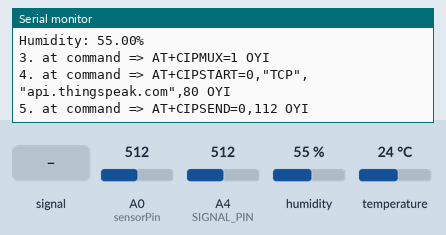
This sketch was run on a simulated Arduino Uno, built with avr-gcc and run on an emulated ATmega328P. Shown: the last lines printed to the serial monitor. Inputs (shaded band) come from the test bench; at power-on: humidity 55 %, A0 (sensorPin) = 512, A4 (SIGNAL_PIN) = 512, temperature 24 °C. The modem accepts every AT command (registered, SIM ready, sends succeed) and sends nothing else.

Above: at 1.2 s.
1.3 s: A4 (SIGNAL_PIN) fed a 200 Hz sine of ±81 counts around its level
At 12.11 s:
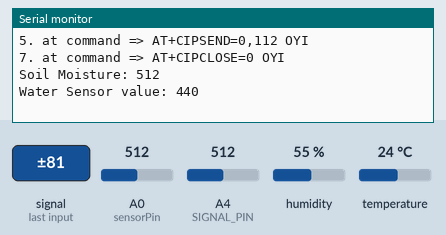
15.2 s: humidity set to 22 %
At 16.0 s:
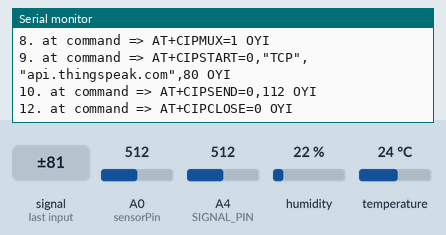
17.0 s: A0 (sensorPin) set to 716
18.8 s: A4 (SIGNAL_PIN) set to 716
20.6 s: temperature set to 12 °C
22.4 s: A4 (SIGNAL_PIN) fed a 1000 Hz sine of ±255 counts around its level
At 23.97 s:
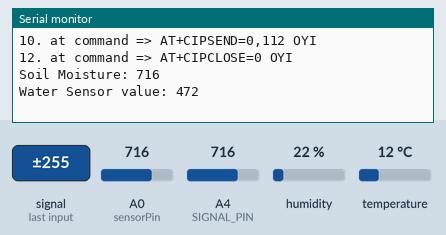

The sketch:

sketch_jun7b.ino
```cpp
#include <SoftwareSerial.h>
#include <Adafruit_Sensor.h>
#include <DHT.h>
#include <DHT_U.h>

#define RX 4
#define TX 3
#define POWER_PIN 8
#define SIGNAL_PIN A4
#define sensorPower 7
#define sensorPin A0
#define DHTPIN 2
#define DHTTYPE DHT11 // DHT 11

String AP = "BBB"; // AP NAME
String PASS = "00000000"; // AP PASSWORD
String API = "PH512TJQHF6T577L"; // Write API KEY
String HOST = "api.thingspeak.com";
String PORT = "80";
String field1 = "field1";
String field2 = "field2";
String field3 = "field3";
String field4 = "field4";
String field5 = "field5";
String field6 = "field6";

int countTrueCommand;
int countTimeCommand;
boolean found = false;
SoftwareSerial esp8266(RX,TX);

DHT_Unified dht(DHTPIN, DHTTYPE);
uint32_t delayMS;

void setup() {
  Serial.begin(9600);
  esp8266.begin(115200);

  pinMode(POWER_PIN, OUTPUT);
  digitalWrite(POWER_PIN, LOW);

  pinMode(sensorPower, OUTPUT);
  digitalWrite(sensorPower, LOW);

  dht.begin();
  sensor_t sensor;
  delayMS = sensor.min_delay / 1000;

  sendCommand("AT", 5, "OK");
  sendCommand("AT+CWMODE=1", 5, "OK");
  sendCommand("AT+CWJAP=\"" + AP + "\",\"" + PASS + "\"", 20, "OK");
}

void loop() {
  int moisture = getMoistureData();
  int waterLevel = getWaterSensorData();
  float temperature = getTemperatureData();
  float humidity = getHumidityData();

  String getData = "GET /update?api_key=" + API + "&" + field1 + "=" + String("AAT001") + "&" + field2 + "=" + String(humidity) + "&" + field3 + "=" + String(moisture) + "&" + field4 + "=" + String(waterLevel) + "&" + field5 + "=" + String(temperature) + "&" + field6 + "=" + String("01");
  sendCommand("AT+CIPMUX=1", 5, "OK");
  sendCommand("AT+CIPSTART=0,\"TCP\",\"" + HOST + "\"," + PORT, 15, "OK");
  sendCommand("AT+CIPSEND=0," + String(getData.length() + 4), 4, ">");
  esp8266.println(getData);
  delay(1500);
  countTrueCommand++;
  sendCommand("AT+CIPCLOSE=0", 5, "OK");

  delay(10000);
}

int getMoistureData() {
  digitalWrite(sensorPower, HIGH);
  delay(100);
  int moisture = analogRead(sensorPin);
  digitalWrite(sensorPower, LOW);
  Serial.print("Soil Moisture: ");
  Serial.println(moisture);
  return moisture;
}

int getWaterSensorData() {
  digitalWrite(POWER_PIN, HIGH);
  delay(100);
  int waterLevel = analogRead(SIGNAL_PIN);
  digitalWrite(POWER_PIN, LOW);
  Serial.print("Water Sensor value: ");
  Serial.println(waterLevel);
  return waterLevel;
}

float getTemperatureData() {
  sensors_event_t event;
  dht.temperature().getEvent(&event);
  Serial.print(F("Temperature: "));
  Serial.print(event.temperature);
  Serial.println(F("°C"));
  return event.temperature;
}

float getHumidityData() {
  sensors_event_t event;
  dht.humidity().getEvent(&event);
  Serial.print(F("Humidity: "));
  Serial.print(event.relative_humidity);
  Serial.println(F("%"));
  return event.relative_humidity;
}

void sendCommand(String command, int maxTime, char readReplay[]) {
  Serial.print(countTrueCommand);
  Serial.print(". at command => ");
  Serial.print(command);
  Serial.print(" ");
  while (countTimeCommand < (maxTime * 1)) {
    esp8266.println(command);
    if (esp8266.find(readReplay)) {
      found = true;
      break;
    }
    countTimeCommand++;
  }

  if (found == true) {
    Serial.println("OYI");
    countTrueCommand++;
    countTimeCommand = 0;
  } else {
    Serial.println("Fail");
    countTrueCommand = 0;
    countTimeCommand = 0;
  }
  found = false;
}
```

Measured:
- after the input at 1.3 s, the serial monitor: prints a new line after 10.8 s (image 1)
- after the input at 22.4 s, the serial monitor: prints a new line after 1.6 s (image 3)
